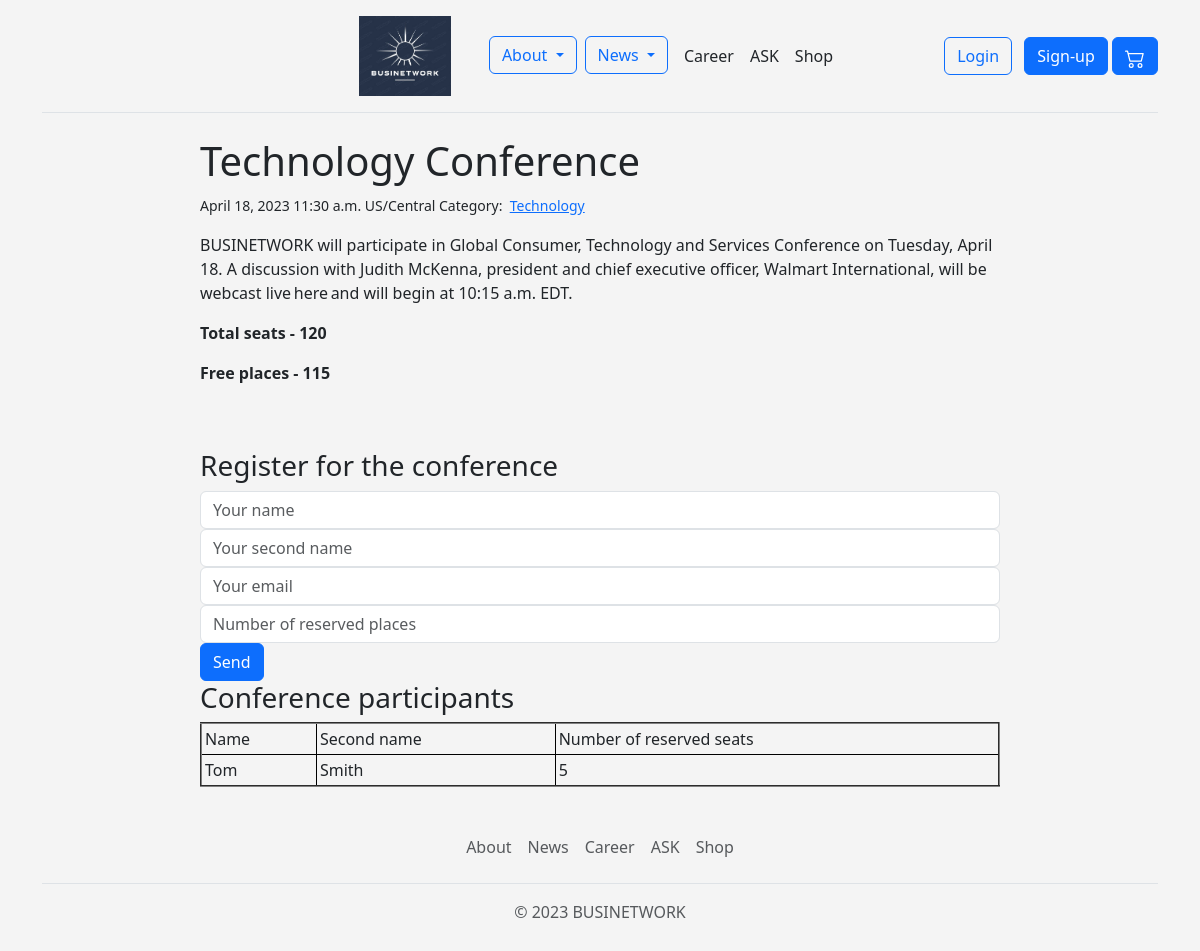
/news/events/4/, run on an earlier commit of the app's database.
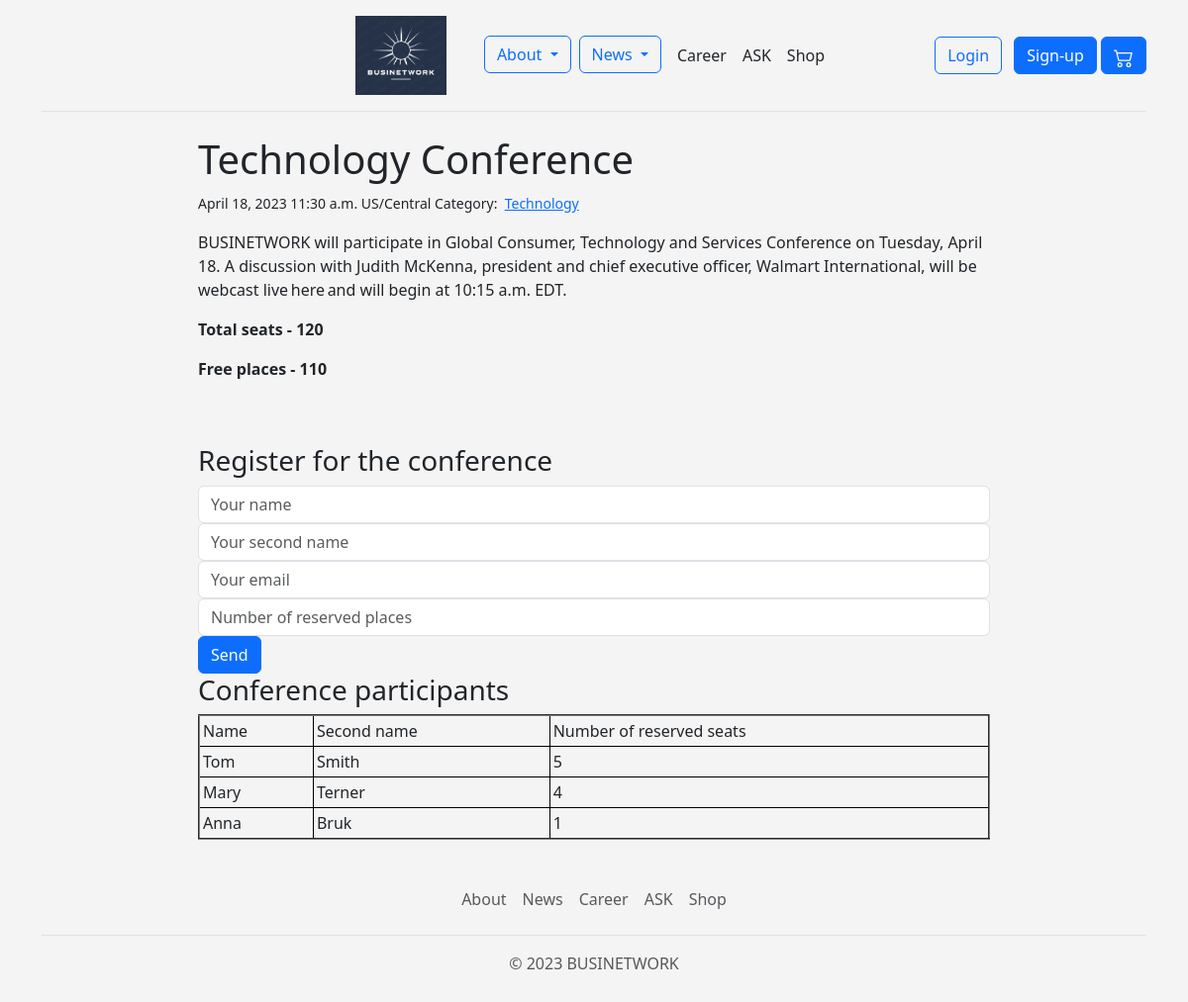
And on a later commit of the database.
### news_final/models.py (models this page shows, shortened)
class Category(models.Model):
    name = models.CharField(max_length=20)

class Registration(models.Model):
    name = models.CharField(max_length=30)
    second_name = models.CharField(max_length=30)
    email = models.EmailField()
    number_of_people = models.IntegerField()
    conference = models.ForeignKey('Conference', on_delete=models.CASCADE)

### news_final/views.py (the view, shortened to what this page needs)
# urls.py: path('events/<int:pk>/', views.events_more, name='events_more'),
def events_more(request, pk):
    conference = models.Conference.objects.get(pk=pk)
    registered_people = models.Registration.objects.filter(conference=conference)
    if registered_people:
        get_places = []
        for people in registered_people:
            get_places.append(people.number_of_people)
        free_places = conference.number_of_people - sum(get_places)
        form = forms.RegistrationForm()
        if free_places > 0:
            if request.method == 'POST':
                form = forms.RegistrationForm(request.POST)
                if form.is_valid():
                    registration = models.Registration(
                        name=form.cleaned_data['name'],
                        second_name=form.cleaned_data['second_name'],
                        email=form.cleaned_data['email'],
                        number_of_people=form.cleaned_data['number_of_people'],
                        conference=conference
                    )
                    registration.save()
        registrations = models.Registration.objects.filter(conference=conference)
        context = {
            'conference': conference,
            'registrations': registrations,
            'free_places': free_places,
            'form': form
        }
        return render(request, 'events_more.html', context)

### news_final/forms.py
class RegistrationForm(forms.Form):
    name = forms.CharField(max_length=30,
                           widget=forms.TextInput(attrs={'class': 'form-control', 'placeholder': 'Your name'}))
    second_name = forms.CharField(max_length=30,
                                  widget=forms.TextInput
                                  (attrs={'class': 'form-control', 'placeholder': 'Your second name'}))
    email = forms.EmailField(widget=forms.TextInput(attrs={'class': 'form-control', 'placeholder': 'Your email'}))
    number_of_people = forms.IntegerField(widget=forms.NumberInput(
        attrs={'class': 'form-control', 'placeholder': 'Number of reserved places'}))

### templates/events_more.html (shortened to what this page needs)
{% extends "base.html" %}
{% block page_content %}
<div class="col-md-8 offset-md-2">
    <h1>{{conference.topic }}</h1>
    <small>
        {{ conference.date }} {{conference.time }}
        {{conference.place}}
        Category:&nbsp;
        {% for category in conference.categories.all %}
        <a href="{% url 'events_category' category.name %}">{{ category.name }}</a>&nbsp;
        {% endfor %}
    </small>
    <p>{{ conference.about | linebreaks }}</p>
    <p><strong>Total seats - {{  conference.number_of_people }}</strong></p>
    <p><strong>Free places - {{ free_places }}</strong></p>
    <br>
    <br>
    <h3>Register for the conference</h3>
    <form action="{% url 'events_more' conference.pk %}" method="post">
        <div class="form-group">
            {{ form.name }}
        </div>
        <div class="form-group">
            {{ form.second_name }}
        </div>
        <div class="form-group">
            {{ form.email }}
        </div>
        <div class="form-group">
            {{ form.number_of_people }}
        </div>
        <button type="submit" class="btn btn-primary">Send</button>
    </form>
    <h3>Conference participants</h3>
    <table border="2" align="center" width="100%">
        <tr>
            <td>Name</td>
            <td>Second name</td>
            <td>Number of reserved seats</td>
        </tr>
        {% for registration in registrations %}
        <tr>
            <td>{{ registration.name }}</td>
            <td>{{ registration.second_name }}</td>
            <td>{{ registration.number_of_people }}</td>
        </tr>
        {% endfor %}
    </table>
</div>
{% endblock %}

What changed in the data, as far as the page shows it:
added Registration: name "Mary", second_name "Terner", number_of_people "4"
added Registration: name "Anna", second_name "Bruk", number_of_people "1"
Also different on the page:
{{ free_places }}: "115" → "110"
